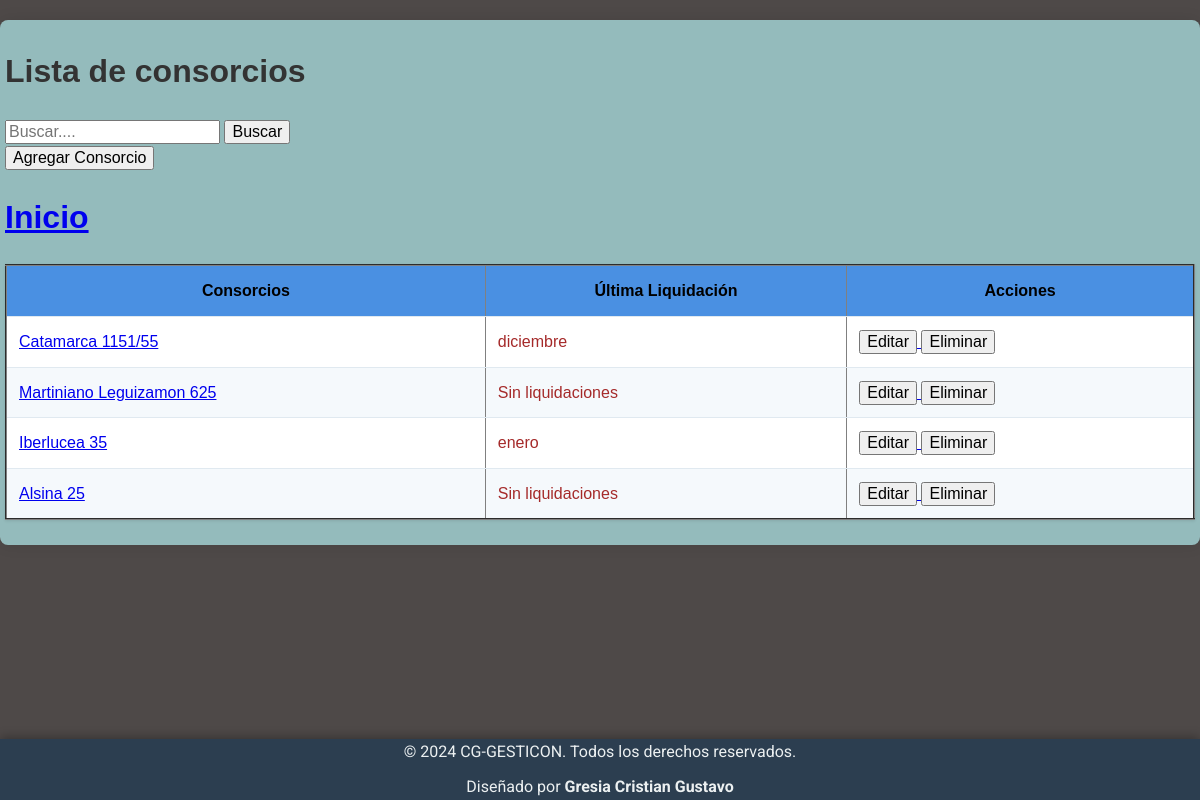
Screenshot of /consorcio/list/ with the database file from the repository.
### tienda/models.py (models this page shows, shortened)
class Consorcio(models.Model):
    clave_del_consorcio = models.CharField(max_length=255, verbose_name="Clave del Consorcio")
    cuit = models.CharField(max_length=11, verbose_name="CUIT", unique=True)
    domicilio = models.CharField(max_length=255, verbose_name="Domicilio")
    administracion = models.ForeignKey(
        Administracion,
        on_delete=models.CASCADE,
        related_name="consorcios"
    )

class Liquidacion(models.Model):
    consorcio = models.ForeignKey(Consorcio, on_delete=models.SET_NULL, null=True)
    periodo = models.CharField(max_length=255)
    class Meta:
        unique_together = ('consorcio', 'periodo')  # Restricción única compuesta

### tienda/views_models/consorcio.py (the view)
# urls.py: path("consorcio/list/", consorcio.consorcio_list, name="consorcio_list"),
def consorcio_list(request):
    consorcios = Consorcio.objects.all()
    return render(request, 'tienda/consorcios_list.html', {'object_list': consorcios})

### tienda/templates/tienda/consorcios_list.html
{% extends 'tienda/base.html' %}
{% block contenido %}
<h1>Lista de consorcios</h1>
<form method="get">
    <input type="text" name="busqueda" placeholder="Buscar....">
    <button type="submit">Buscar</button>
</form>
<a href="{% url 'tienda:consorcio_create' %}">
    <button>Agregar Consorcio</button>
</a>
<a href="{% url 'tienda:index' %}">
    <h1>Inicio</h1>
</a>
<table border="2" style="color: brown; text-align: justify; width: 100%;">
    <thead>
        <tr>
            <th style="color: black; text-align: center;">Consorcios</th>
            <th style="color: black; text-align: center;">Última Liquidación</th>
            <th style="color: black; text-align: center;">Acciones</th>
        </tr>
    </thead>
    <tbody>
        {% for consorcio in object_list %}
            <tr>
                <td>
                    <a href="{% url 'tienda:consorcio_detail' consorcio.id %}">
                        {{ consorcio.domicilio }}
                    </a>
                </td>
                <td>
                    {% with consorcio.liquidacion_set.last as ultima_liquidacion %}
                        {% if ultima_liquidacion %}
                            {{ ultima_liquidacion.periodo }}
                        {% else %}
                            Sin liquidaciones
                        {% endif %}
                    {% endwith %}
                </td>
                <td>
                    <a href="{% url 'tienda:consorcio_update' consorcio.id %}">
                        <button>Editar</button>
                    </a>
                    <a href="{% url 'tienda:consorcio_confirm_delete' consorcio.id %}">
                        <button>Eliminar</button>
                    </a>
                </td>
            </tr>
        {% empty %}
            <tr>
                <td colspan="3" style="text-align: center;">No hay datos disponibles.</td>
            </tr>
        {% endfor %}
    </tbody>
</table>
{% endblock contenido %}

### tienda/static/css/styles.css (style rules this page uses)
:root { --primary-color: #4a90e2; --secondary-color: #e8f4f8; --accent-color: #34c759; --text-color: #333; }
body { background-color: #4e4948; color: var(--text-color); font-family: 'Arial', sans-serif; line-height: 1.6; margin: 0; padding: 0; }
table { width: 100%; border-collapse: collapse; margin: 20px 0; background-color: #ffffff; box-shadow: 0 1px 3px rgba(0,0,0,0.1); }
th, td { padding: 12px; text-align: left; border-bottom: 1px solid #e0e9f0; }
th { background-color: var(--primary-color); color: white; }
tr:nth-child(even) { background-color: #f5f9fc; }
body { margin: 0; padding-bottom: 0px; }

### rows the page displays
Consorcio: domicilio "Catamarca 1151/55", liquidacion_set.last.periodo "diciembre"
Consorcio: domicilio "Martiniano Leguizamon 625", shows "Sin liquidaciones"
Consorcio: domicilio "Iberlucea 35", liquidacion_set.last.periodo "enero"
Consorcio: domicilio "Alsina 25", shows "Sin liquidaciones"
